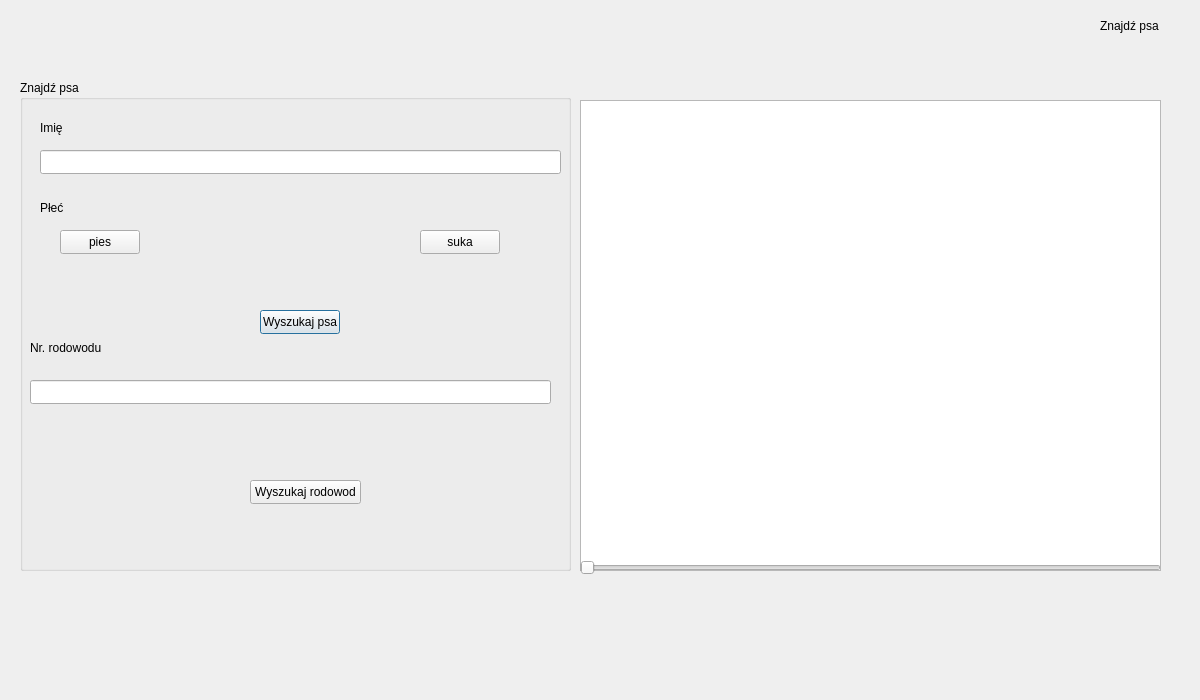
<?xml version="1.0" encoding="UTF-8"?>
<ui version="4.0">
 <class>Znajdzpsaokno</class>
 <widget class="QDialog" name="Znajdzpsaokno">
  <property name="geometry">
   <rect>
    <x>0</x>
    <y>0</y>
    <width>1200</width>
    <height>700</height>
   </rect>
  </property>
  <property name="windowTitle">
   <string>Dialog</string>
  </property>
  <widget class="QLabel" name="label">
   <property name="geometry">
    <rect>
     <x>1100</x>
     <y>0</y>
     <width>71</width>
     <height>51</height>
    </rect>
   </property>
   <property name="text">
    <string>Znajdź psa</string>
   </property>
  </widget>
  <widget class="QGroupBox" name="groupBox">
   <property name="geometry">
    <rect>
     <x>20</x>
     <y>80</y>
     <width>551</width>
     <height>491</height>
    </rect>
   </property>
   <property name="title">
    <string>Znajdź psa</string>
   </property>
   <widget class="QLabel" name="label_2">
    <property name="geometry">
     <rect>
      <x>20</x>
      <y>40</y>
      <width>48</width>
      <height>16</height>
     </rect>
    </property>
    <property name="text">
     <string>Imię</string>
    </property>
   </widget>
   <widget class="QLabel" name="label_3">
    <property name="geometry">
     <rect>
      <x>10</x>
      <y>260</y>
      <width>81</width>
      <height>16</height>
     </rect>
    </property>
    <property name="text">
     <string>Nr. rodowodu</string>
    </property>
   </widget>
   <widget class="QLabel" name="label_5">
    <property name="geometry">
     <rect>
      <x>20</x>
      <y>120</y>
      <width>48</width>
      <height>16</height>
     </rect>
    </property>
    <property name="text">
     <string>Płeć</string>
    </property>
   </widget>
   <widget class="QLineEdit" name="lineEdit_zpimie">
    <property name="geometry">
     <rect>
      <x>20</x>
      <y>70</y>
      <width>521</width>
      <height>24</height>
     </rect>
    </property>
   </widget>
   <widget class="QLineEdit" name="lineEdit_zpnrr">
    <property name="geometry">
     <rect>
      <x>10</x>
      <y>300</y>
      <width>521</width>
      <height>24</height>
     </rect>
    </property>
   </widget>
   <widget class="QPushButton" name="Button_zp_wyszukaj">
    <property name="geometry">
     <rect>
      <x>240</x>
      <y>230</y>
      <width>80</width>
      <height>24</height>
     </rect>
    </property>
    <property name="text">
     <string>Wyszukaj psa</string>
    </property>
   </widget>
   <widget class="QPushButton" name="pushButton_pies">
    <property name="geometry">
     <rect>
      <x>40</x>
      <y>150</y>
      <width>80</width>
      <height>24</height>
     </rect>
    </property>
    <property name="text">
     <string>pies</string>
    </property>
   </widget>
   <widget class="QPushButton" name="pushButton_suka">
    <property name="geometry">
     <rect>
      <x>400</x>
      <y>150</y>
      <width>80</width>
      <height>24</height>
     </rect>
    </property>
    <property name="text">
     <string>suka</string>
    </property>
   </widget>
   <widget class="QPushButton" name="Button_zp_wyszukaj_2">
    <property name="geometry">
     <rect>
      <x>230</x>
      <y>400</y>
      <width>111</width>
      <height>24</height>
     </rect>
    </property>
    <property name="text">
     <string>Wyszukaj rodowod</string>
    </property>
   </widget>
  </widget>
  <widget class="QTableWidget" name="tableWidget">
   <property name="geometry">
    <rect>
     <x>580</x>
     <y>100</y>
     <width>581</width>
     <height>471</height>
    </rect>
   </property>
  </widget>
  <widget class="QSlider" name="horizontalSlider">
   <property name="geometry">
    <rect>
     <x>580</x>
     <y>560</y>
     <width>581</width>
     <height>16</height>
    </rect>
   </property>
   <property name="orientation">
    <enum>Qt::Horizontal</enum>
   </property>
  </widget>
 </widget>
 <resources/>
 <connections/>
</ui>
